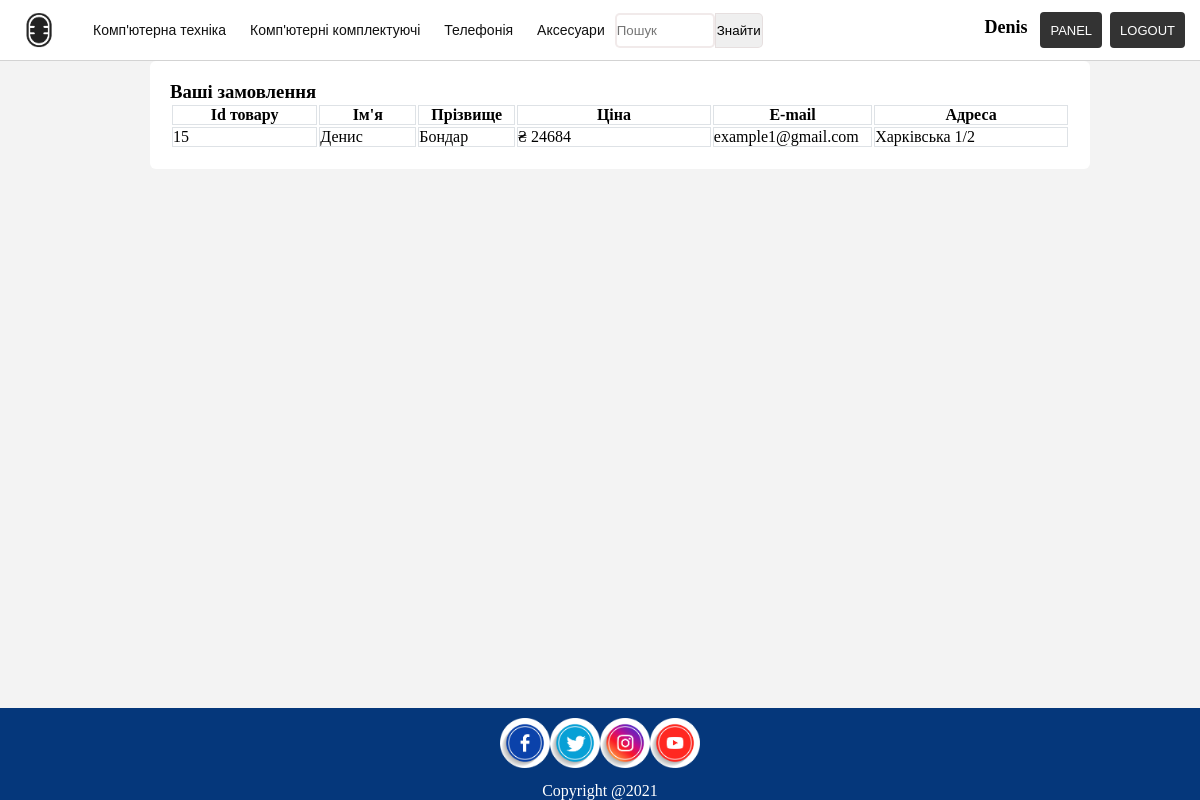
Page /orders.php (signed in) on the committed database.
### tables this page shows
CREATE TABLE IF NOT EXISTS `category` (
  `id` int(11) NOT NULL AUTO_INCREMENT,
  `name` varchar(255) NOT NULL,
  PRIMARY KEY (`id`)
);

CREATE TABLE IF NOT EXISTS `orders` (
  `id` int(11) NOT NULL AUTO_INCREMENT,
  `id_user` int(11) NOT NULL,
  `id_good` int(11) NOT NULL,
  `price` int(111) NOT NULL,
  `firstname` varchar(50) NOT NULL,
  `secondname` varchar(50) NOT NULL,
  `email` varchar(50) NOT NULL,
  `adress` varchar(50) NOT NULL,
  PRIMARY KEY (`id`)
);

### includes/dbh.inc.php (called while the page is built, shortened)
<?php
$connServername = "localhost";
$connUsername = "root";
$connPassword = "";
$connName = "shop";
$port = "3306";
$conn = mysqli_connect($connServername, $connUsername, $connPassword, $connName,$port);
function get_category()
    {
        global $conn;
        $sql = "SELECT * FROM category";
        $category = mysqli_query($conn, $sql);
        return $category;
    }
    function get_orders($id_user)
    {
        global $conn;
        $sql = "SELECT * FROM orders WHERE id_user = '$id_user'";
        $result = mysqli_query($conn, $sql);
            return $result;
    }

### orders.php (the view)
<?php require "header.php"; ?>
<main>
  <div class="wrapper-main">
        <section class="section-default">
<h3>Ваші замовлення</h3>
      <div class="table-responsive">
        <table class="table table-bordered">
          <tr>
            <th width="15%">Id товару</th>
            <th width="10%">Ім'я</th>
            <th width="10%">Прізвище</th>
            <th width="20%">Ціна</th>
            <th width="15%">E-mail</th>
            <th width="20%">Адреса</th>
          </tr>
          <tr>
            <?php
                $orders = get_orders($_SESSION['id']);
                foreach ($orders as $order) {
                ?>
            <td><?php echo $order['id_good']; ?></td>
            <td><?php echo $order['firstname']; ?></td>
            <td><?php echo $order['secondname'];; ?></td>
            <td>₴ <?php echo $order['price'];; ?></td>
            <td><?php echo $order['email'];;?></td>
            <td><?php echo $order['adress']; ?></td>
          </tr>
                  <?php } ?>
        </table>
      </div>
      </section>
    </div>
</main>
  <?php require "footer.php"; ?>

### header.php (shortened to what this page needs)
<?php
require "includes/dbh.inc.php";
?>
<!DOCTYPE html>
<html>
  <head>
    <link rel="stylesheet" href="style.css">
  </head>
  <body>
      <header>
      <nav class="nav-header-main">
        <a class="header-logo" href="index.php">
          <img src="img/logo.png">
        </a>
        <ul class="menu">
          <?php
                $categories = get_category();
                    foreach ($categories as $category): ?>
      <li><a ref="#"><?php echo $category["name"] ?></a>
      </li>
        <?php endforeach ?>
           <div class="search-input">
          <form method="POST" action="search.php" class="search-input">
      <input type="search" placeholder="Пошук" name="title" class="search" required>
      <button type="submit" class="searchButton" style="text-align: center;">Знайти</button>
      </form>
    </div>
      </nav>
      <div class="header-login">
        <?php
        if (!isset($_SESSION['id'])) {
          echo '<form action="includes/login.inc.php" method="post">
            <input type="text" name="mailuid" placeholder="E-mail/Username">
            <input type="password" name="pwd" placeholder="Password">
            <button type="submit" name="login-submit">Login</button>
          </form>
          <a href="signup.php" class="header-signup">Signup</a>';
        }
        else if ( $_SESSION['auth'] == true ) {
          echo '<strong><div class="user-name">'.$_SESSION['uid'].'</div></strong>';
         echo '<form action="adm.panel.php" method="post">
            <button type="submit" name="login-submit">Panel</button>
          </form>';
          echo '<form action="includes/logout.inc.php" method="post">
            <button type="submit" name="login-submit">Logout</button>
          </form>';
        }
        ?>
      </div>
    </header>

### footer.php
<footer>
<div class="socials">
	<a href="https://www.facebook.com/" target="_blank"><img src="img/facebook.png" title="Facebook"></a>
	<a href="https://twitter.com/" target="_blank"><img src="img/twitter.png" title="Twitter"></a>
	<a href="https://www.instagram.com/" target="_blank"><img src="img/instagram.png" title="Instagram"></a>
	<a href="https://www.youtube.com/" target="_blank"><img src="img/youtube.png" title="Youtube"></a>
</div>
<div class="copyright">
	<p>Copyright @2021</p>
</div>
</footer>
</body>
</html>

### style.css (style rules this page uses)
html, body { min-height: 100vh; }
* { margin: 0; padding: 0; text-decoration: none; }
button { cursor: pointer; }
body { background-color: #F3F3F3; display: flex; flex-direction: column; }
.wrapper-main { width: 900px; margin: 0 auto; }
header { width: calc(100% - 30px); height: 60px; padding: 0 15px; background-color: #FFF; display: flex; flex-direction: row; justify-content: space-between; align-items: center; border-bottom: 1px solid lightgrey; }
.nav-header-main { height: 80%; display: flex; flex-direction: row; }
.header-logo { width: 48px; padding-right: 20px; }
.nav-header-main img { height: 100%; }
.nav-header-main ul li { list-style: none; height: 100%; }
.nav-header-main ul li a { display: block; height: 100%; padding: 0 10px; border-radius: 6px; line-height: 48px; font-family: arial; font-size: 14px; color: #111; }
.header-login { height: 60%; display: flex; flex-direction: row; }
.header-login form { height: 100%; }
.header-login form button { height: 100%; padding: 0 10px; border: none; border-radius: 4px; background-color: #333; margin-left: 8px; font-family: arial; font-size: 13px; color: #FFF; text-transform: uppercase; text-align: center; }
main { flex-grow: 1; }
.section-default { width: 100%; padding: 20px; border-radius: 6px; background-color: #FFF; }
.user-name { text-align: center; font-size: 18px; margin-top: 5px; margin-right: 5px; }
.menu > li { display: inline-block; position: relative; }
.menu > li > a { position: relative; text-decoration: none; color: #333; }
.menu > li > a:before { content: ""; position: absolute; z-index: 5; left: 50%; top: 100%; width: 10px; height: 10px; background: white; border-radius: 50%; transform: translate(-50%, 20px); opacity: 0; transition: .3s; }
.search-input { height: 60%; display: flex; margin-top: 8px; float: right; }
.search { display: flex; justify-content: space-around; border: 2px solid rgba(207, 186, 186, 0.3); height: 35px; border-radius: 5px; outline: none; align-self: center; }
.searchButton { width: 48px; height: 35px; align-self: center; border: 1px solid rgba(207, 186, 186, 0.3); border-radius: 0 5px 5px 0; cursor: pointer; }
@media screen and (min-width: 720px) { .search-input { height: 60%; display: flex; margin-top: 8px; float: right; } }
@media screen and (min-width: 720px) { .search { display: flex; justify-content: space-around; border: 2px solid rgba(207, 186, 186, 0.3); height: 35px; width: 100px; border-radius: 5px; outline: none; align-self: center; } }
@media screen and (min-width: 720px) { .search { display: flex; justify-content: space-around; border: 2px solid rgba(207, 186, 186, 0.3); height: 35px; border-radius: 5px; outline: none; align-self: center; } }
@media screen and (min-width: 720px) { .searchButton { width: 48px; height: 35px; align-self: center; border: 1px solid rgba(207, 186, 186, 0.3); border-radius: 0 5px 5px 0; cursor: pointer; } }
footer { background-color: #05377b; flex-grow: 0; color: #ffff; }
.socials { display: flex; justify-content: center; padding: 10px; }
.socials img { height: 50px; width: 50px; }
.copyright { text-align: center; }
.table-responsive { display: block; width: 100%; overflow-x: auto; -webkit-overflow-scrolling: touch; }
.table-responsive > .table-bordered { border: 0; }
.table-bordered th, .table-bordered td { border: 1px solid #dee2e6 !important; }
.table-bordered { border: 1px solid #dee2e6; }
.table-bordered th, .table-bordered td { border: 1px solid #dee2e6; }

### rows in the picture
category: name "Комп'ютерна техніка"
category: name "Комп'ютерні комплектуючі"
category: name "Телефонія"
category: name "Аксесуари"
orders: id_good "15", firstname "Денис", secondname "Бондар", price "24684", email "example1@gmail.com", adress "Харківська 1/2"

### other values in the picture
$_SESSION['uid'] "Denis"
